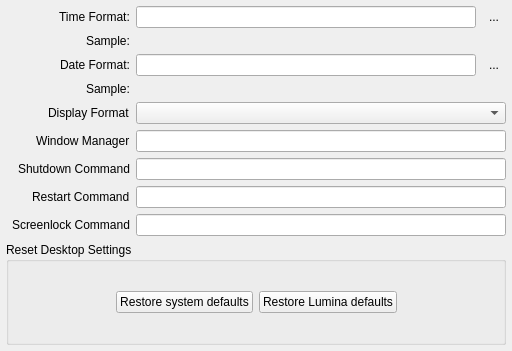
<?xml version="1.0" encoding="UTF-8"?>
<ui version="4.0">
 <class>page_session_options</class>
 <widget class="QWidget" name="page_session_options">
  <property name="geometry">
   <rect>
    <x>0</x>
    <y>0</y>
    <width>512</width>
    <height>351</height>
   </rect>
  </property>
  <property name="windowTitle">
   <string>Form</string>
  </property>
  <layout class="QGridLayout" name="gridLayout">
   <property name="leftMargin">
    <number>6</number>
   </property>
   <property name="topMargin">
    <number>6</number>
   </property>
   <property name="rightMargin">
    <number>6</number>
   </property>
   <property name="bottomMargin">
    <number>6</number>
   </property>
   <item row="0" column="1" rowspan="2">
    <layout class="QFormLayout" name="formLayout_3">
     <property name="fieldGrowthPolicy">
      <enum>QFormLayout::AllNonFixedFieldsGrow</enum>
     </property>
     <property name="labelAlignment">
      <set>Qt::AlignRight|Qt::AlignTrailing|Qt::AlignVCenter</set>
     </property>
     <item row="0" column="0">
      <widget class="QLabel" name="label_24">
       <property name="text">
        <string>Time Format:</string>
       </property>
      </widget>
     </item>
     <item row="0" column="1">
      <layout class="QHBoxLayout" name="horizontalLayout_3">
       <item>
        <widget class="QLineEdit" name="line_session_time"/>
       </item>
       <item>
        <widget class="QToolButton" name="tool_help_time">
         <property name="toolTip">
          <string>View format codes</string>
         </property>
         <property name="text">
          <string notr="true">...</string>
         </property>
         <property name="autoRaise">
          <bool>true</bool>
         </property>
        </widget>
       </item>
      </layout>
     </item>
     <item row="1" column="0">
      <widget class="QLabel" name="label_28">
       <property name="text">
        <string>Sample:</string>
       </property>
      </widget>
     </item>
     <item row="1" column="1">
      <widget class="QLabel" name="label_session_timesample">
       <property name="text">
        <string notr="true"/>
       </property>
       <property name="alignment">
        <set>Qt::AlignCenter</set>
       </property>
      </widget>
     </item>
     <item row="2" column="0">
      <widget class="QLabel" name="label_25">
       <property name="text">
        <string>Date Format:</string>
       </property>
      </widget>
     </item>
     <item row="2" column="1">
      <layout class="QHBoxLayout" name="horizontalLayout_21">
       <item>
        <widget class="QLineEdit" name="line_session_date"/>
       </item>
       <item>
        <widget class="QToolButton" name="tool_help_date">
         <property name="toolTip">
          <string>View format codes</string>
         </property>
         <property name="text">
          <string notr="true">...</string>
         </property>
         <property name="autoRaise">
          <bool>true</bool>
         </property>
        </widget>
       </item>
      </layout>
     </item>
     <item row="3" column="0">
      <widget class="QLabel" name="label_29">
       <property name="text">
        <string>Sample:</string>
       </property>
       <property name="alignment">
        <set>Qt::AlignLeading|Qt::AlignLeft|Qt::AlignVCenter</set>
       </property>
      </widget>
     </item>
     <item row="3" column="1">
      <widget class="QLabel" name="label_session_datesample">
       <property name="text">
        <string notr="true"/>
       </property>
       <property name="alignment">
        <set>Qt::AlignCenter</set>
       </property>
      </widget>
     </item>
     <item row="4" column="0">
      <widget class="QLabel" name="label_27">
       <property name="text">
        <string>Display Format</string>
       </property>
      </widget>
     </item>
     <item row="4" column="1">
      <widget class="QComboBox" name="combo_session_datetimeorder"/>
     </item>
     <item row="5" column="0">
      <widget class="QLabel" name="label">
       <property name="text">
        <string>Window Manager</string>
       </property>
      </widget>
     </item>
     <item row="5" column="1">
      <widget class="QLineEdit" name="windowmanager"/>
     </item>
     <item row="6" column="0">
      <widget class="QLabel" name="label_3">
       <property name="text">
        <string>Shutdown Command</string>
       </property>
      </widget>
     </item>
     <item row="7" column="0">
      <widget class="QLabel" name="label_4">
       <property name="text">
        <string>Restart Command</string>
       </property>
      </widget>
     </item>
     <item row="8" column="0">
      <widget class="QLabel" name="label_2">
       <property name="text">
        <string>Screenlock Command</string>
       </property>
      </widget>
     </item>
     <item row="6" column="1">
      <widget class="QLineEdit" name="shutdown_cmd"/>
     </item>
     <item row="7" column="1">
      <widget class="QLineEdit" name="restart_cmd"/>
     </item>
     <item row="8" column="1">
      <widget class="QLineEdit" name="lock_cmd"/>
     </item>
    </layout>
   </item>
   <item row="2" column="0" colspan="2">
    <widget class="QGroupBox" name="groupBox_2">
     <property name="font">
      <font>
       <weight>50</weight>
       <bold>false</bold>
      </font>
     </property>
     <property name="title">
      <string>Reset Desktop Settings</string>
     </property>
     <layout class="QHBoxLayout" name="horizontalLayout_20">
      <item>
       <spacer name="horizontalSpacer_18">
        <property name="orientation">
         <enum>Qt::Horizontal</enum>
        </property>
        <property name="sizeHint" stdset="0">
         <size>
          <width>40</width>
          <height>20</height>
         </size>
        </property>
       </spacer>
      </item>
      <item>
       <widget class="QPushButton" name="push_session_resetSysDefaults">
        <property name="text">
         <string>Restore system defaults</string>
        </property>
       </widget>
      </item>
      <item>
       <widget class="QPushButton" name="push_session_resetLuminaDefaults">
        <property name="text">
         <string>Restore Lumina defaults</string>
        </property>
       </widget>
      </item>
      <item>
       <spacer name="horizontalSpacer_17">
        <property name="orientation">
         <enum>Qt::Horizontal</enum>
        </property>
        <property name="sizeHint" stdset="0">
         <size>
          <width>40</width>
          <height>20</height>
         </size>
        </property>
       </spacer>
      </item>
     </layout>
    </widget>
   </item>
  </layout>
 </widget>
 <resources/>
 <connections/>
</ui>
